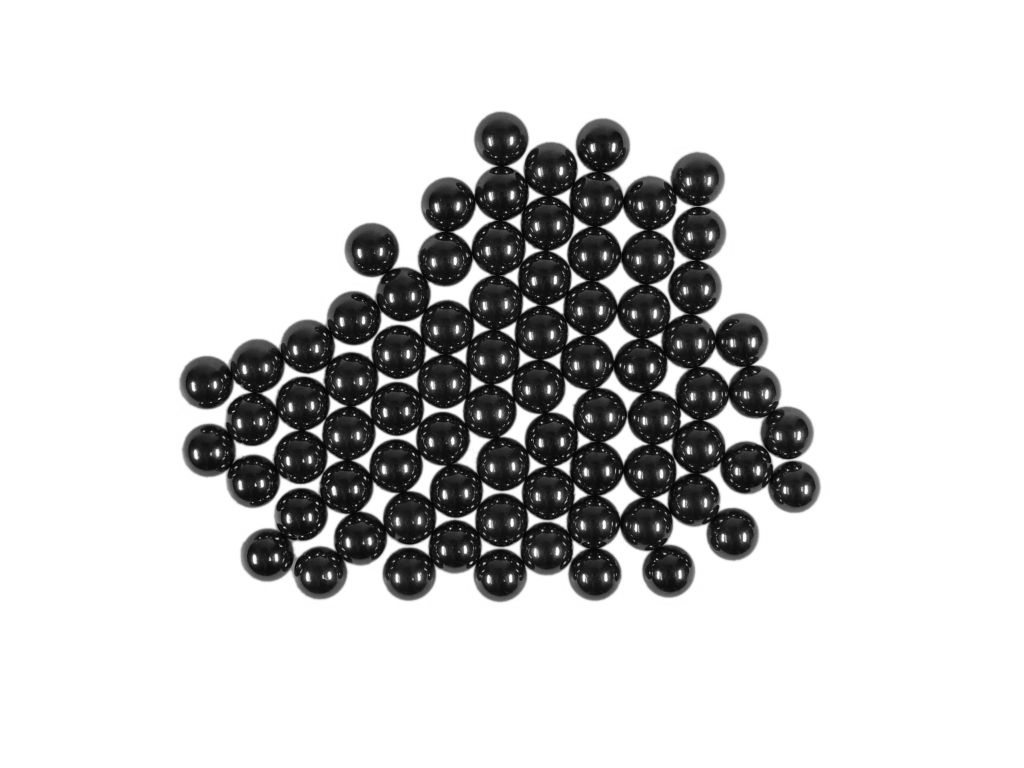
%> input picture uebung04/kugeln.png, 1024 x 768 px
$ octave HoughTransKreis.m   (GNU Octave 9; MATLAB toolbox functions it lacks are replaced by stand-ins)
%> lines starting %> are read from the running program, lines starting %| are printed output that depends on the picture; in (x1, y1, x2, y2) boxes, pixels count from 0 and x2, y2 are one past the last pixel; in counts of white or black regions, pixels touching at a corner belong together; the program's own positions count from 1
% Hough transformation
clear all;  close all;  clc;


%the interior of the circles must be lighter; otherwise set Invert -> 1
Invert = 1;

useReal = 1;
%a synthetic image can be used for testing
if useReal == 1
    %read image
    Image = imread('../uebung04/kugeln.png');
%> Image is the input picture: size 768x1024 uint8; min 0, max 255, mean 208.1
    %Image = imread('../uebung06/coins.png');
else
    %empty image
    Image = zeros(100,150);
    %create a disk
    Disk = fspecial('disk', 27.5);
    %shortcut for size
    Siz = (size(Disk)-1)/2;
    %merge disk to image
    Image(size(Image,1)/2-Siz(1):size(Image,1)/2+Siz(1), size(Image,2)/2-Siz(2):size(Image,2)/2+Siz(2)) = Disk(:,:);
end

figure(1);
imshow(Image, []);
title('original image');


%choose the filters
Sobel = 1;
if Sobel == 1
    DX = fspecial('sobel')';
    DY = fspecial('sobel');
else
    DX = fspecial('prewitt')';
    DY = fspecial('prewitt');
end

%apply the DX and DY filter (use symmetric boundary conditions to avoid
%border effects
ImageDx = imfilter(double(Image), DX, 'symmetric');
ImageDy = imfilter(double(Image), DY, 'symmetric');
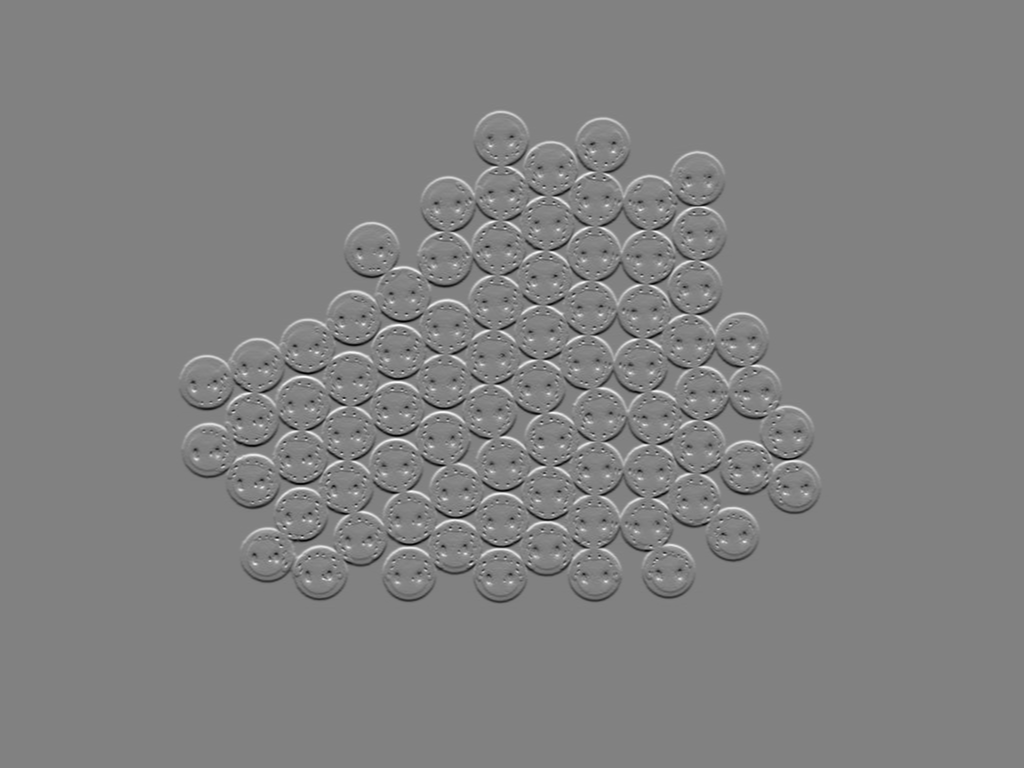
%> ImageDy: size 768x1024 double; min -808, max 783, mean 0; drawn with min black and max white

%calculate the norm of the derviative
ImageDr = sqrt(ImageDx.*ImageDx+ImageDy.*ImageDy);
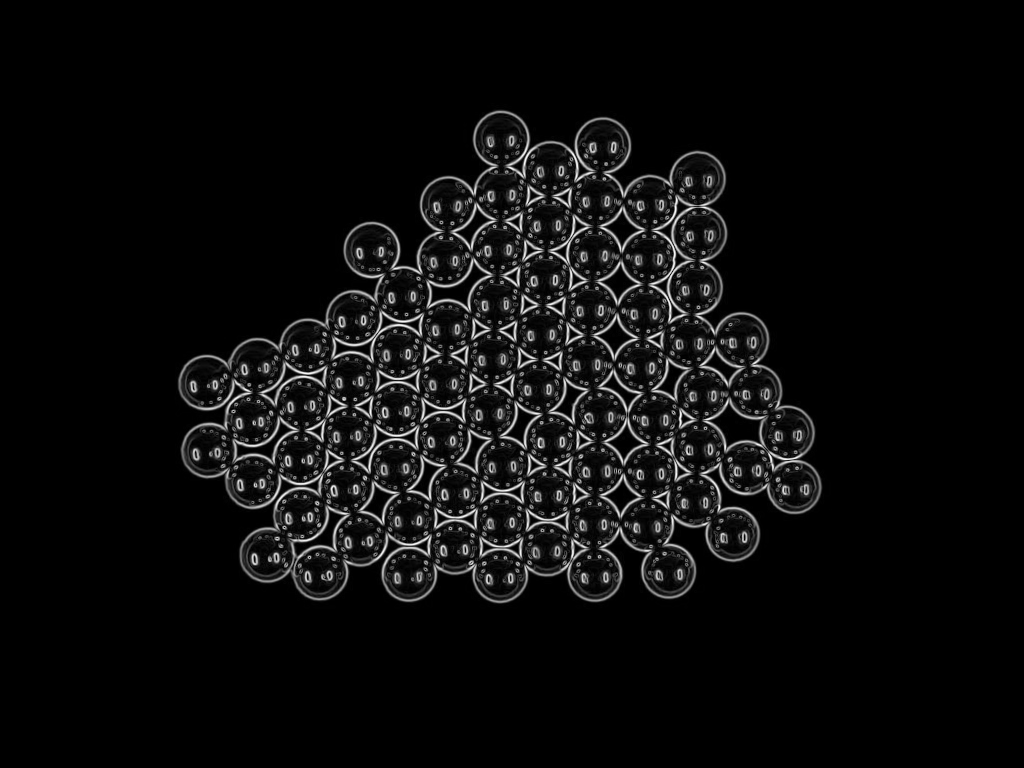
%> ImageDr: size 768x1024 double; min 0, max 817.2, mean 41.5; drawn with min black and max white

UseCanny = 0;
if UseCanny == 1
    %upper and lower threshold for edge detection (relative to max gradient
    %value)
    Threshold = [0.0 0.1];
    %width of Gaussian
    Sigma = 1;
    %apply a certain threshold
    [EdgeCanny, Threshold] = edge(Image,'canny', Threshold, Sigma);
    %plot it
    figure(2)
    imshow(EdgeCanny, []);
    Title = sprintf('Canny edge detection with thresholds: [%2.2f,%2.2f] and sigma %2.2f', Threshold(1), Threshold(2), Sigma);
    title(char(Title));

    %we use both the indices and the x-y-values of the edges
    Indices = find(EdgeCanny ~= 0);
    [Yw, Xw] = find(EdgeCanny ~= 0);
else
    %we require a threshold; the edges could also be chosen with a Canny edge
    %detection in parallel
    Threshold = 0.3*max(max(ImageDr));
%> Threshold = 245.2
    %we use both the indices and the x-y-values of the edges
    Indices = find(ImageDr > Threshold);
%> Indices = 48389 values from 137849 to 630253
    [Yw, Xw] = find(ImageDr > Threshold);
%> Yw = 48389 values from 112 to 603; Xw = 48389 values from 180 to 821

    figure(2)
    imshow(ImageDr, []);
    title('Norm of gradient');
end

%this is the accumulator image
Acc = zeros(size(Image));
%here the range of radius' is chosen
for Radius = 22:33
    Dx = ImageDx(Indices);
    Dy = ImageDy(Indices);
    Dr = ImageDr(Indices);
    if Invert == 1
        xc = Xw+Radius*Dx./Dr;
        yc = Yw+Radius*Dy./Dr;
    else
        xc = Xw-Radius*Dx./Dr;
        yc = Yw-Radius*Dy./Dr;
    end
    %we construct all indices corresponding to a fixed radius
    Inds = round(yc)+size(Image,1)*(round(xc)-1);
    %map out values out of the image boundary
    Inds = Inds(0 < Inds & Inds < prod(size(Image)));
    %accumulate
    Acc(Inds) = Acc(Inds)+1;
end
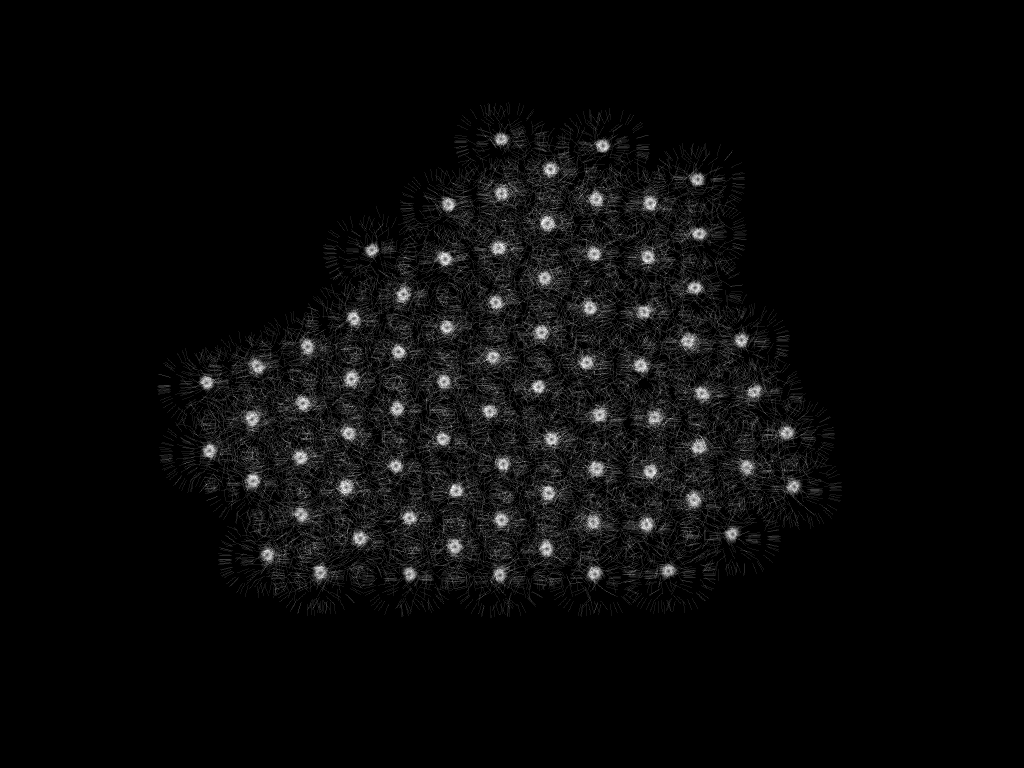
%> Acc: size 768x1024 double; min 0, max 12, mean 0.42; drawn with min black and max white

%plot accumultor image
figure(3)
imshow(Acc, []);
title('accumulator image');

%select the maxima
ImageCenter = Acc > 0.5*max(max(Acc));
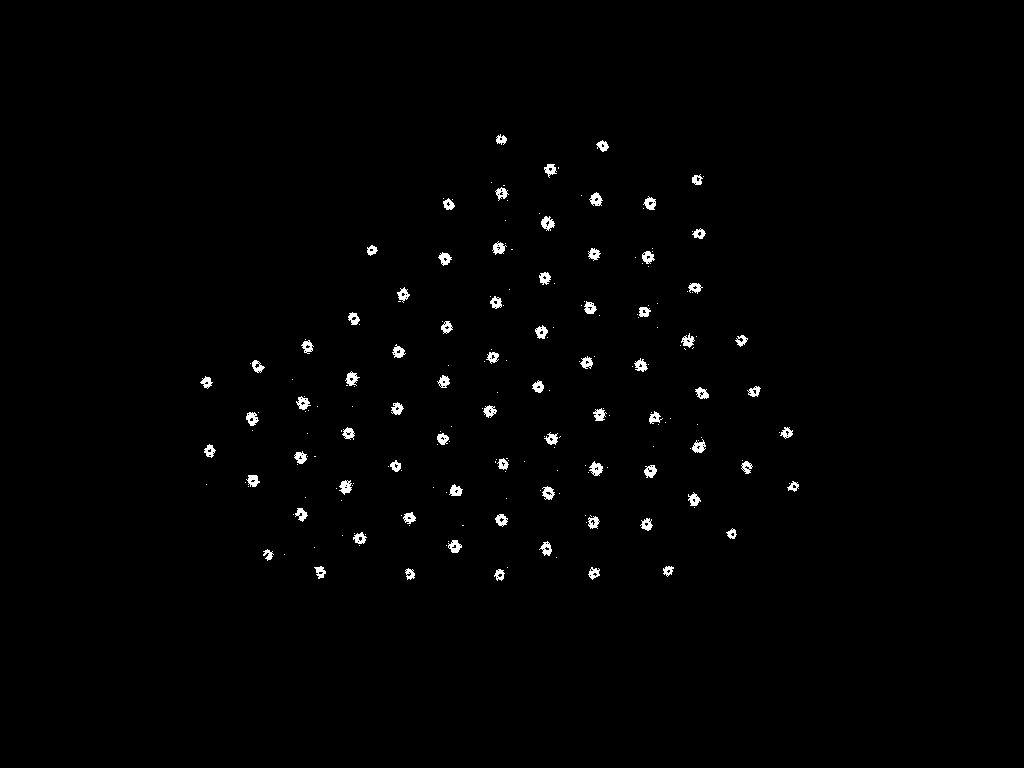
%> ImageCenter: size 768x1024 logical; 0.97% white; 211 white regions (134 under 20 px), largest, box (x1, y1, x2, y2) and area: (541, 216, 555, 231) 126, (589, 461, 603, 476) 124, (339, 480, 352, 495) 122
%plot them
figure(4)
imshow(ImageCenter, []);
title('maxima of accumulator image');

%do some morphology
ImageClose = bwmorph(ImageCenter, 'close');
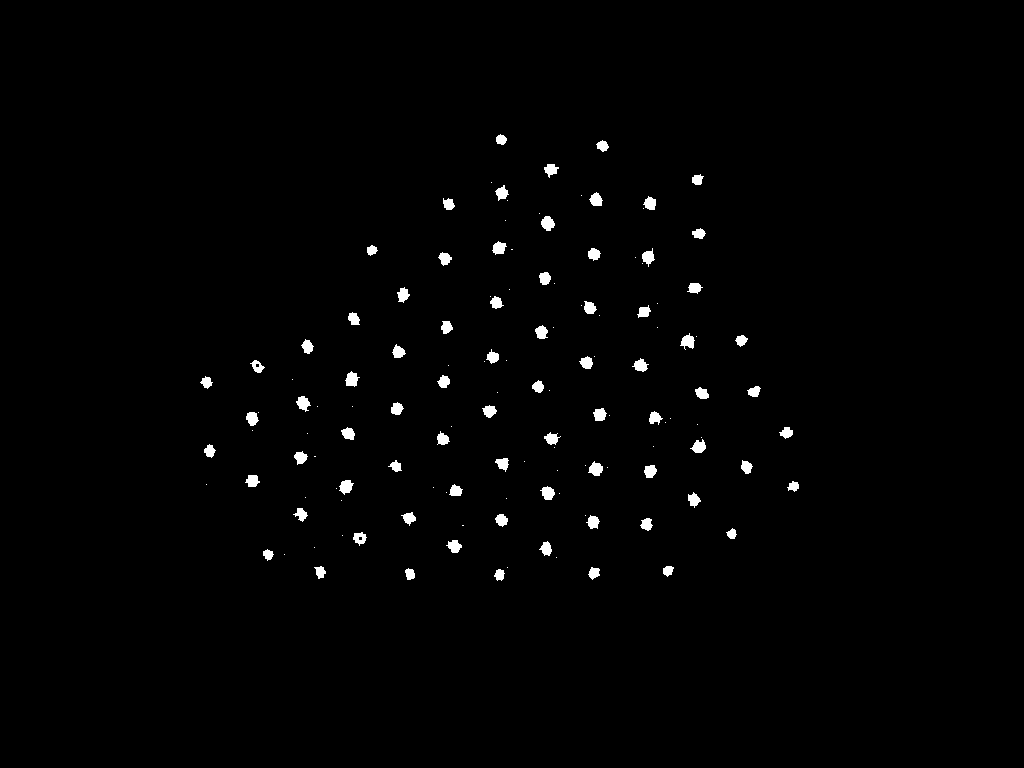
%> ImageClose: size 768x1024 logical; 1.1% white; 135 white regions (58 under 20 px), largest, box (x1, y1, x2, y2) and area: (345, 371, 360, 387) 149, (541, 216, 555, 231) 148, (588, 461, 603, 476) 147
ImageOpen = bwmorph(ImageClose, 'open');
%> ImageOpen: size 768x1024 logical; 1.1% white; 77 white regions, largest, box (x1, y1, x2, y2) and area: (541, 216, 555, 231) 148, (346, 372, 358, 386) 144, (589, 463, 603, 476) 143

%plot result
figure(5)
imshow(ImageOpen, []);
title('maxima of accumulator image after closure and opening');
